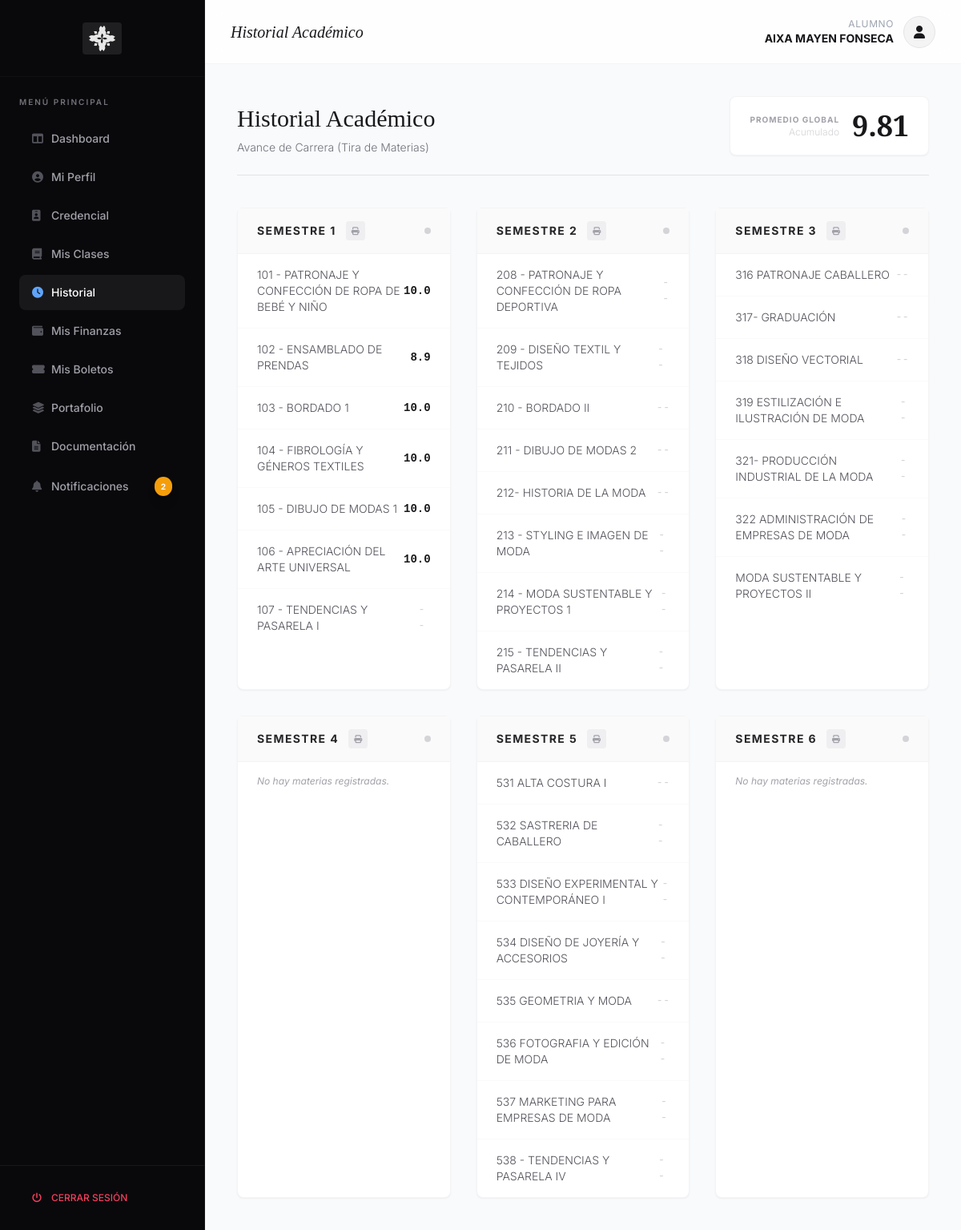
The app's page /front/alumno/dashboard.php?view=historial (signed in) with its own data.
### tables this page shows
CREATE TABLE `Materias` (
  `id` int(11) NOT NULL,
  `nombre_materia` varchar(255) NOT NULL,
  `semestre` int(11) NOT NULL COMMENT 'Número del 1 al 6 para saber a qué semestre pertenece'
);

### front/alumno/body_historial.php (the view, shortened to what this page needs)
<?php
require '../../back/db_connect.php';
$alumno_id = $_SESSION['user_id'];
$categorias_principales = ['Actividades', 'Asistencia', 'Examenes'];
function getDetalleCalificacion($conn, $inscripcion_id, $categorias_principales)
{
    $clase_id_result = $conn->query("SELECT clase_id FROM Inscripciones WHERE id = $inscripcion_id");
    $clase_id = $clase_id_result->fetch_assoc()['clase_id'];
    $categorias_db = $conn->query("SELECT * FROM Categorias_Calificacion WHERE clase_id = $clase_id")->fetch_all(MYSQLI_ASSOC);
    $ponderaciones = [];
    foreach ($categorias_db as $cat) {
        $ponderaciones[$cat['nombre_categoria']] = $cat;
    }
    $data_return = [
        'final' => 0.0,
        'promedios_parciales' => [],
        'items_desglose' => [],
        'calif_por_parcial' => [1 => 0.0, 2 => 0.0, 3 => 0.0]
    ];
    foreach ($categorias_principales as $cat_nombre) {
        $cat_id = $ponderaciones[$cat_nombre]['id'] ?? 0;
        for ($p = 1; $p <= 3; $p++) {
            $data_return['promedios_parciales'][$cat_nombre][$p] = 0;
            $data_return['items_desglose'][$cat_nombre][$p] = [];
        }
        if ($cat_id > 0) {
            $sql_items = "SELECT a.parcial, a.nombre_actividad, c.calificacion_obtenida
                          FROM Calificaciones c
                          JOIN Actividades_Evaluables a ON c.actividad_id = a.id
                          WHERE c.inscripcion_id = ? AND a.categoria_id = ?
                          ORDER BY a.parcial, a.id";
            $stmt = $conn->prepare($sql_items);
            $stmt->bind_param("ii", $inscripcion_id, $cat_id);
            $stmt->execute();
            $result_items = $stmt->get_result();
            $califs_por_parcial = [1 => [], 2 => [], 3 => []];
            while ($item = $result_items->fetch_assoc()) {
                $parcial = $item['parcial'];
                $calif = (float) $item['calificacion_obtenida'];
                $data_return['items_desglose'][$cat_nombre][$parcial][] = ['nombre' => $item['nombre_actividad'], 'calif' => $calif];
                $califs_por_parcial[$parcial][] = $calif;
            }
            for ($p = 1; $p <= 3; $p++) {
                if (count($califs_por_parcial[$p]) > 0) {
                    $data_return['promedios_parciales'][$cat_nombre][$p] = array_sum($califs_por_parcial[$p]) / count($califs_por_parcial[$p]);
                }
            }
        }
    }
    for ($p = 1; $p <= 3; $p++) {
        foreach ($categorias_principales as $cat_nombre) {
            $ponderacion = ($ponderaciones[$cat_nombre]['ponderacion'] ?? 0) / 100;
            $promedio = $data_return['promedios_parciales'][$cat_nombre][$p] ?? 0;
            $data_return['calif_por_parcial'][$p] += ($promedio * $ponderacion);
        }
    }
    $suma_parciales = $data_return['calif_por_parcial'][1] + $data_return['calif_por_parcial'][2] + $data_return['calif_por_parcial'][3];
    if ($suma_parciales > 0) {
        $data_return['final'] = $suma_parciales / 3;
    } else {
        $data_return['final'] = 0.0;
    }
    return $data_return;
}
$ciclo_activo_id = null;
$ciclo_activo_result = $conn->query("SELECT id FROM Ciclos_Escolares WHERE estado = 'activo' LIMIT 1");
if ($ciclo_activo_result->num_rows > 0) {
    $ciclo_activo_id = $ciclo_activo_result->fetch_assoc()['id'];
}
$sql_inscripciones = "SELECT
                            c.materia_id,
                            i.id as inscripcion_id,
                            i.calificacion_final,
                            c.ciclo_id
                       FROM Inscripciones i
                       JOIN Clases c ON i.clase_id = c.id
                       WHERE i.alumno_id = ?";
$stmt = $conn->prepare($sql_inscripciones);
$stmt->bind_param("i", $alumno_id);
$stmt->execute();
$result_inscripciones = $stmt->get_result();
$calificaciones_alumno = [];
while ($row = $result_inscripciones->fetch_assoc()) {
    $materia_id = $row['materia_id'];
    $calif = null;
    if ($row['calificacion_final'] !== null) {
        $calif = (float) $row['calificacion_final'];
    } elseif ($row['ciclo_id'] == $ciclo_activo_id) {
        $data = getDetalleCalificacion($conn, $row['inscripcion_id'], $categorias_principales);
        $p1_items_count = 0;
        $p2_items_count = 0;
        $p3_items_count = 0;
        foreach ($categorias_principales as $cat) {
            $p1_items_count += count($data['items_desglose'][$cat][1] ?? []);
            $p2_items_count += count($data['items_desglose'][$cat][2] ?? []);
            $p3_items_count += count($data['items_desglose'][$cat][3] ?? []);
        }
        if ($p1_items_count > 0 && $p2_items_count > 0 && $p3_items_count > 0) {
            $calif = (float) $data['final'];
        }
    }
    if ($calif !== null) {
        if (!isset($calificaciones_alumno[$materia_id]) || $calif > $calificaciones_alumno[$materia_id]) {
            $calificaciones_alumno[$materia_id] = $calif;
        }
    }
}
$sql_catalogo = "SELECT id, nombre_materia, semestre
                 FROM Materias
                 ORDER BY semestre, nombre_materia";
$result_catalogo = $conn->query($sql_catalogo);
$plan_estudios = [];
while ($row = $result_catalogo->fetch_assoc()) {
    $plan_estudios[$row['semestre']][] = $row;
}
$promedio_general = 0;
if (count($calificaciones_alumno) > 0) {
    $promedio_general = array_sum($calificaciones_alumno) / count($calificaciones_alumno);
}
$gpa_class = ($promedio_general < 8.0) ? 'text-rose-600' : 'text-zinc-900';
?>
<div class="flex flex-col md:flex-row items-end justify-between mb-10 pb-6 border-b border-zinc-200">
    <div>
        <h3 class="font-serif text-3xl text-zinc-900 mb-2">Historial Académico</h3>
        <p class="text-zinc-500 font-light text-sm">Avance de Carrera (Tira de Materias)</p>
    </div>
    <div class="mt-6 md:mt-0 flex items-center bg-white border border-zinc-100 shadow-sm rounded-lg px-6 py-4">
        <div class="mr-4 text-right">
            <p class="text-[10px] uppercase tracking-widest text-zinc-400 font-bold">Promedio Global</p>
            <p class="text-xs text-zinc-300 font-light">Acumulado</p>
        </div>
        <div class="text-4xl font-serif font-bold <?php echo $gpa_class; ?>">
            <?php echo number_format($promedio_general, 2); ?>
        </div>
    </div>
</div>
<?php if (empty($plan_estudios)): ?>
    <div class="p-4 bg-zinc-100 text-zinc-600 rounded text-sm italic">No hay un plan de estudios (catálogo de materias)
        registrado en el sistema.</div>
<?php else: ?>
    <div class="grid grid-cols-1 md:grid-cols-2 lg:grid-cols-3 gap-8">
        <?php for ($i = 1; $i <= 6; $i++): ?>
            <div
                class="bg-white rounded-lg border border-zinc-100 shadow-sm hover:shadow-md transition-shadow duration-300 flex flex-col h-full">
                <div class="px-6 py-4 bg-zinc-50 border-b border-zinc-100 flex items-center justify-between">
                    <div class="flex items-center gap-3">
                        <h5 class="text-sm font-bold uppercase tracking-widest text-zinc-800">Semestre <?php echo $i; ?></h5>
                        <a href="print_boleta.php?semestre=<?php echo $i; ?>" target="_blank" class="w-6 h-6 flex items-center justify-center rounded bg-zinc-200/50 hover:bg-sky-500 hover:text-white text-zinc-400 text-[10px] transition-colors" title="Imprimir Boleta">
                            <i class="fas fa-print"></i>
                        </a>
                    </div>
                    <span class="h-2 w-2 rounded-full bg-zinc-300"></span>
                </div>
                <div class="flex-1 p-0">
                    <ul class="divide-y divide-zinc-50">
                        <?php if (isset($plan_estudios[$i])): ?>
                            <?php foreach ($plan_estudios[$i] as $materia): ?>
                                <?php
                                $calificacion = $calificaciones_alumno[$materia['id']] ?? null;
                                $status_class = '';
                                if ($calificacion !== null) {
                                    $status_class = ($calificacion >= 7.5) ? 'text-zinc-900 font-bold' : 'text-rose-600 font-bold';
                                } else {
                                    $calificacion = '--';
                                    $status_class = 'text-zinc-300 font-light';
                                }
                                ?>
                                <li class="px-6 py-4 flex justify-between items-center hover:bg-zinc-50/50 transition-colors">
                                    <span
                                        class="text-sm text-zinc-600 font-light"><?php echo htmlspecialchars($materia['nombre_materia']); ?></span>
                                    <span class="font-mono text-sm <?php echo $status_class; ?>">
                                        <?php echo ($calificacion !== '--') ? number_format($calificacion, 1) : $calificacion; ?>
                                    </span>
                                </li>
                            <?php endforeach; ?>
                        <?php else: ?>
                            <li class="px-6 py-4 text-xs text-zinc-400 italic">No hay materias registradas.</li>
                        <?php endif; ?>
                    </ul>
                </div>
            </div>
        <?php endfor; ?>
    </div>
<?php endif; ?>

### front/alumno/dashboard.php (style rules this page uses)
body { font-family: 'Inter', sans-serif; background-color: #f8fafc; }

### records on screen
materias: nombre_materia "101 - PATRONAJE Y CONFECCIÓN DE ROPA DE BEBÉ Y NIÑO", id "10.0"
materias: nombre_materia "102 - ENSAMBLADO DE PRENDAS", id "8.9"
materias: nombre_materia "103 - BORDADO 1", id "10.0"
materias: nombre_materia "104 - FIBROLOGÍA Y GÉNEROS TEXTILES", id "10.0"
materias: nombre_materia "105 - DIBUJO DE MODAS 1", id "10.0"
materias: nombre_materia "106 - APRECIACIÓN DEL ARTE UNIVERSAL", id "10.0"
materias: nombre_materia "107 - TENDENCIAS Y PASARELA I", calificacion "--"
materias: nombre_materia "208 - PATRONAJE Y CONFECCIÓN DE ROPA DEPORTIVA", calificacion "--"
materias: nombre_materia "209 - DISEÑO TEXTIL Y TEJIDOS", calificacion "--"
materias: nombre_materia "210 - BORDADO II", calificacion "--"
materias: nombre_materia "211 - DIBUJO DE MODAS 2", calificacion "--"
materias: nombre_materia "212- HISTORIA DE LA MODA", calificacion "--"
materias: nombre_materia "213 - STYLING E IMAGEN DE MODA", calificacion "--"
materias: nombre_materia "214 - MODA SUSTENTABLE Y PROYECTOS 1", calificacion "--"
materias: nombre_materia "215 - TENDENCIAS Y PASARELA II", calificacion "--"
materias: nombre_materia "316 PATRONAJE CABALLERO", calificacion "--"
materias: nombre_materia "317- GRADUACIÓN", calificacion "--"
materias: nombre_materia "318 DISEÑO VECTORIAL", calificacion "--"
materias: nombre_materia "319 ESTILIZACIÓN E ILUSTRACIÓN DE MODA", calificacion "--"
materias: nombre_materia "321- PRODUCCIÓN INDUSTRIAL DE LA MODA", calificacion "--"
materias: nombre_materia "322 ADMINISTRACIÓN DE EMPRESAS DE MODA", calificacion "--"
materias: nombre_materia "MODA SUSTENTABLE Y PROYECTOS II", calificacion "--"
materias: nombre_materia "531 ALTA COSTURA I", calificacion "--"
materias: nombre_materia "532 SASTRERIA DE CABALLERO", calificacion "--"
materias: nombre_materia "533 DISEÑO EXPERIMENTAL Y CONTEMPORÁNEO I", calificacion "--"
materias: nombre_materia "534 DISEÑO DE JOYERÍA Y ACCESORIOS", calificacion "--"
materias: nombre_materia "535 GEOMETRIA Y MODA", calificacion "--"
materias: nombre_materia "536 FOTOGRAFIA Y EDICIÓN DE MODA", calificacion "--"
materias: nombre_materia "537 MARKETING PARA EMPRESAS DE MODA", calificacion "--"
materias: nombre_materia "538 - TENDENCIAS Y PASARELA IV", calificacion "--"

### other values on screen
$unread_count "2"
$_SESSION['user_name'] "AIXA MAYEN FONSECA"
$promedio_general "9.81"
